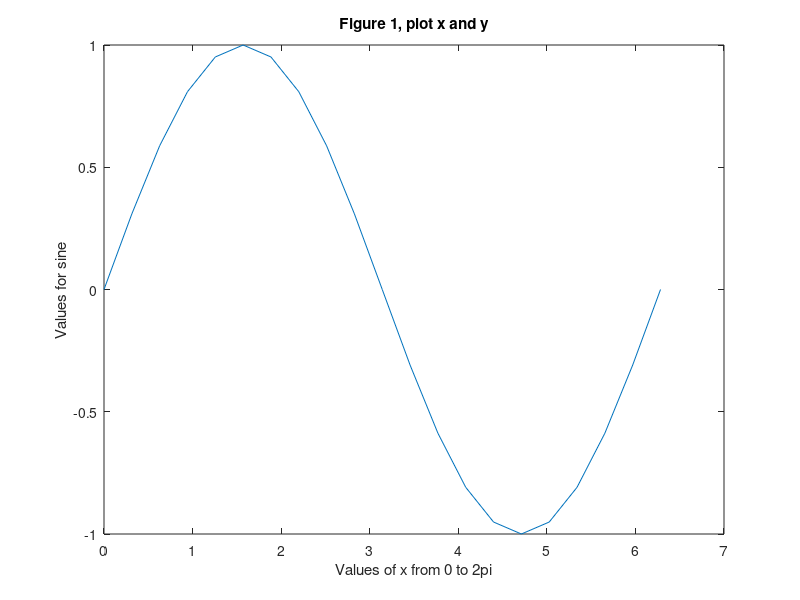
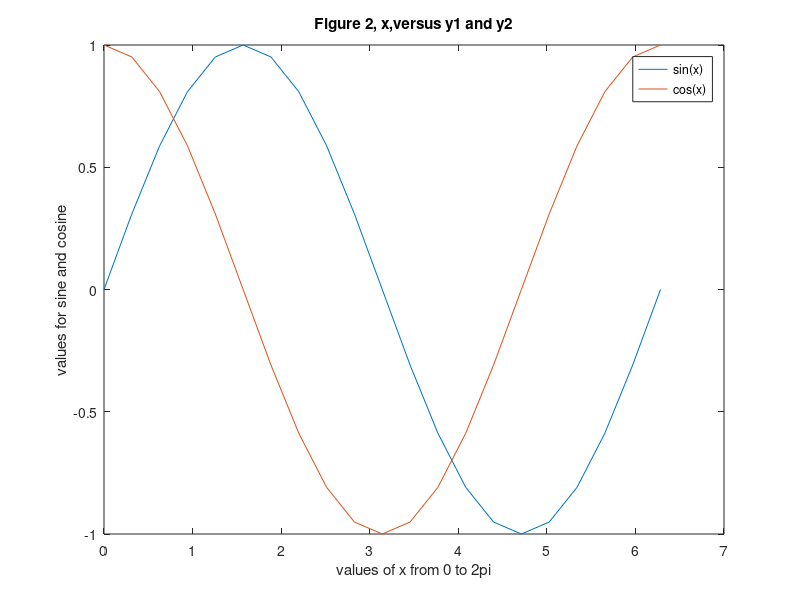

Recreate these plots in MATLAB, in order.

%Maria Palacios 


%From Question 1 to Question 2 


%Question 1:Plot x versus y for y=sin(x).
%Let x vary from 0 to 2π in increments of 0.1π. 
%Add a title and label to your plot.


x= 0:0.1*pi:2*pi;
y=sin(x);
figure(1);
plot(x,y);
xlabel('Values of x from 0 to 2pi');
ylabel('Values for sine');
title('Figure 1, plot x and y');

%Question 2:Plot x versus y1 and y2 for y1 = sin(x) and y2 =cos(x).
%Let x vary from 0 to 2π in increments of 0.1π.
%Make the sin (x) line dashed and red. 
%Make the cos(x) line green and dotted. 
%Add a title and labels to your plot. 
%Also add a legend to this plot.

y1=sin(x);
y2=cos(x);
x= 0:0.1*pi:2*pi;
figure(2);
plot(x,y1,x,y2);
title('Figure 2, x,versus y1 and y2');
xlabel('values of x from 0 to 2pi');
ylabel('values for sine and cosine');
legend('sin(x)','cos(x)');





